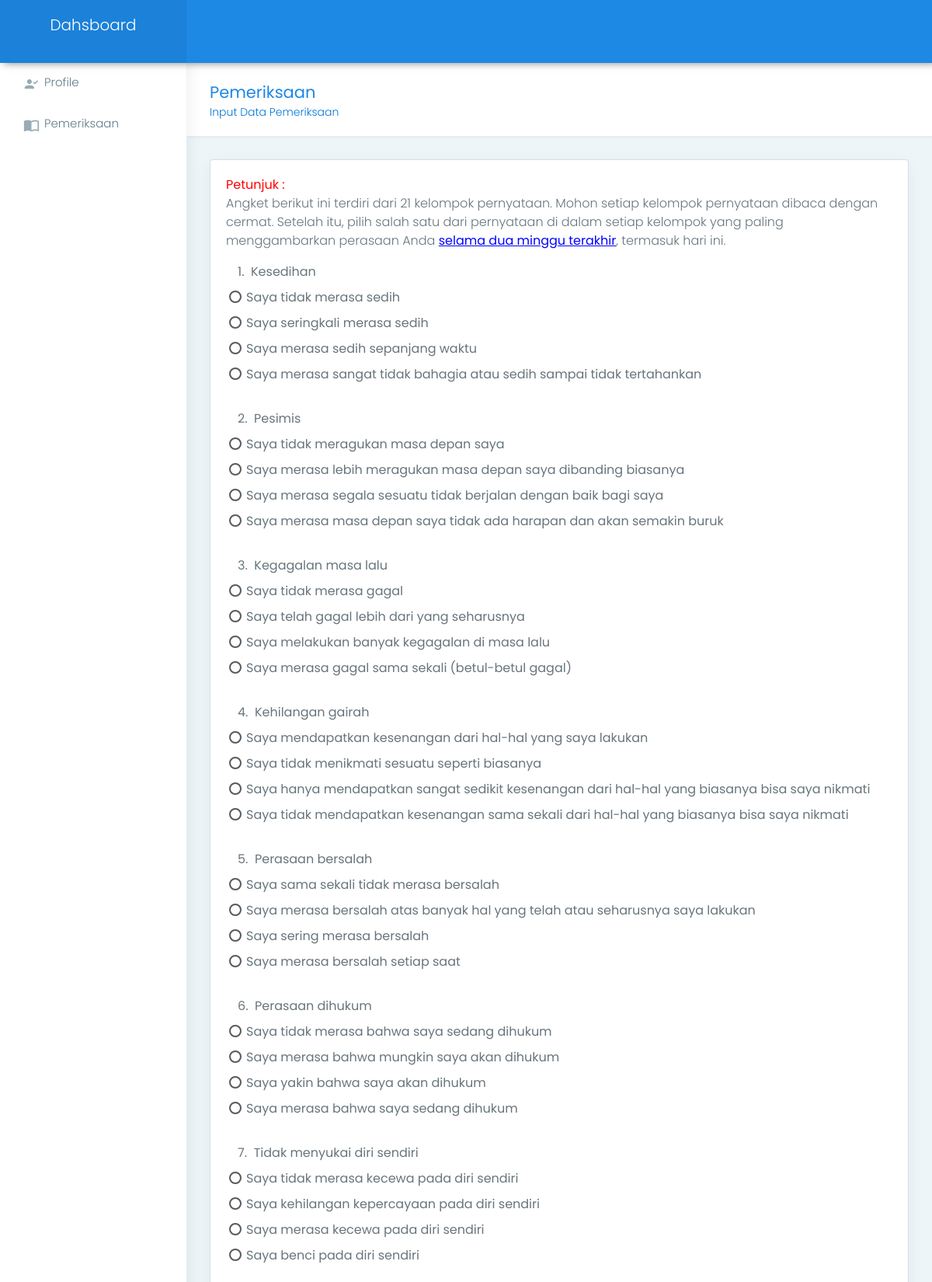
The app's page /index.php/back/pemeriksaan (upper part) with its own data.
### tables this page shows
CREATE TABLE IF NOT EXISTS `tb_kategori` (
  `id_kategori` varchar(5) NOT NULL,
  `id_faktor` varchar(5) NOT NULL,
  `kategori` text NOT NULL,
  `bobot_kat` float NOT NULL
);

CREATE TABLE IF NOT EXISTS `tb_gejala` (
  `id_gejala` varchar(5) NOT NULL,
  `gejala` text NOT NULL,
  `bobot_gj` float NOT NULL,
  `id_kategori` varchar(5) NOT NULL
);

### application/controllers/back/Pemeriksaan.php (called while the page is built, shortened)
<?php if ( ! defined('BASEPATH')) exit('No direct script access allowed');
class Pemeriksaan extends CI_Controller {
	public function __construct()	{
		$this->load->library('session');
    $this->load->helper('form');
    $this->load->helper('url');
    $this->load->model('back/M_pemeriksaan');
    $this->load->model('back/M_faktor');
    $this->load->model('back/M_gejala');
    $this->load->model('back/M_kategori');
	}
	public function index(){
    $data['kategori'] = $this->M_pemeriksaan->get_kategori();
    $data['faktor'] = $this->M_faktor->get_faktor();
	$data['pertanyaan'] = $this->M_kategori->get_kategori();
	$data['username'] = $this->session->userdata('username');
	$data['id_user'] = $this->session->userdata('id_user');
	$this->load->view('back/temp/head');
    $this->load->view('back/temp/sidebar');
    $this->load->view('back/pemeriksaan/input_pemeriksaan',$data);
    $this->load->view('back/temp/footer');
	}
}

### index.php (called while the page is built, shortened)
<?php
require_once BASEPATH.'core/CodeIgniter.php';

### application/models/back/M_kategori.php (called while the page is built, shortened)
<?php  if ( ! defined('BASEPATH')) exit('No direct script access allowed');
class M_kategori extends CI_Model {
	public function get_kategori() {
   		$query = $this->db->get('tb_kategori');
		return $query->result_array();
	}
}
?>

### application/models/back/M_gejala.php (called while the page is built, shortened)
<?php  if ( ! defined('BASEPATH')) exit('No direct script access allowed');
class M_gejala extends CI_Model {
	public function get_gejalaByCat($kategori) {
		$this->db->select('*');
		$this->db->where('id_kategori', $kategori);
   		$query = $this->db->get('tb_gejala');
		return $query->result_array();
	}
}
?>

### application/views/back/pemeriksaan/input_pemeriksaan.php (the view, shortened to what this page needs)
<div class="page-wrapper">
	<div class="container-fluid">
		<div class="row page-titles">
			<div class="col-md-5 col-8 align-self-center">
				<h3 class="text-themecolor">Pemeriksaan</h3>
				<ol class="breadcrumb">
					<li class="breadcrumb-item"><a href="javascript:void(0)">Input Data Pemeriksaan</a></li>
				</ol>
			</div>
		</div>
		<div class="row">
			<div class="col-lg-12">
				<div class="card">
					<div class="card-block">
								<font color="red"><b>Petunjuk : </b></font></br>
							<p>Angket berikut ini terdiri dari 21 kelompok pernyataan. Mohon setiap kelompok pernyataan dibaca dengan cermat. Setelah itu, pilih salah satu dari pernyataan di dalam setiap kelompok yang paling menggambarkan perasaan Anda <font color="blue"><b><u>selama dua minggu terakhir</u></b></font>, termasuk hari ini.</p>
						<form class="form-material" action="<?php echo base_url(). 'back/pemeriksaan/tambah_aksi'; ?>" method="POST">
							<table width="70%" border="0" cellspacing="0" cellpadding="0" class="table table-striped">
								<?php $no=1;
								$i=1;
								foreach($pertanyaan as $pr) {?>
								<div class="form-group">
									<label for="" class="col-lg-6">
										<?php echo $no++; ?>.&nbsp <?php echo $pr['kategori'];?>
									</label>
									<?php
									$kategori = $pr['id_kategori'];
									$list_gejala=$this->M_gejala->get_gejalaByCat($kategori);
									foreach ($list_gejala as $key => $value) { ?>
									<div class="custom-radio">
										<label class="custom-control-label" for="<?php echo $value['id_gejala'];?>"><?php echo $value['gejala']; ?></label>
									</div>
									<?php } ?>
								</div>
								<?php $i++;}?>
							</table>
						</form>
					</div>
				</div>
			</div>
		</div>
	</div>

### asset/back/material-lite/lite/css/colors/blue.css (style rules this page uses)
.text-themecolor { color: #1e88e5 !important; }

### records on screen
tb_kategori: kategori "Kesedihan"
tb_gejala: gejala "Saya tidak merasa sedih"
tb_gejala: gejala "Saya seringkali merasa sedih"
tb_gejala: gejala "Saya merasa sedih sepanjang waktu"
tb_gejala: gejala "Saya merasa sangat tidak bahagia atau sedih sampai tidak tertahankan"
tb_kategori: kategori "Pesimis"
tb_gejala: gejala "Saya tidak meragukan masa depan saya"
tb_gejala: gejala "Saya merasa lebih meragukan masa depan saya dibanding biasanya"
tb_gejala: gejala "Saya merasa segala sesuatu tidak berjalan dengan baik bagi saya"
tb_gejala: gejala "Saya merasa masa depan saya tidak ada harapan dan akan semakin buruk"
tb_kategori: kategori "Kegagalan masa lalu"
tb_gejala: gejala "Saya tidak merasa gagal"
tb_gejala: gejala "Saya telah gagal lebih dari yang seharusnya"
tb_gejala: gejala "Saya melakukan banyak kegagalan di masa lalu"
tb_gejala: gejala "Saya merasa gagal sama sekali (betul-betul gagal)"
tb_kategori: kategori "Kehilangan gairah"
tb_gejala: gejala "Saya mendapatkan kesenangan dari hal-hal yang saya lakukan"
tb_gejala: gejala "Saya tidak menikmati sesuatu seperti biasanya"
tb_gejala: gejala "Saya hanya mendapatkan sangat sedikit kesenangan dari hal-hal yang biasanya bisa saya nikmati"
tb_gejala: gejala "Saya tidak mendapatkan kesenangan sama sekali dari hal-hal yang biasanya bisa saya nikmati"
tb_kategori: kategori "Perasaan bersalah"
tb_gejala: gejala "Saya sama sekali tidak merasa bersalah"
tb_gejala: gejala "Saya merasa bersalah atas banyak hal yang telah atau seharusnya saya lakukan"
tb_gejala: gejala "Saya sering merasa bersalah"
tb_gejala: gejala "Saya merasa bersalah setiap saat"
tb_kategori: kategori "Perasaan dihukum"
tb_gejala: gejala "Saya tidak merasa bahwa saya sedang dihukum"
tb_gejala: gejala "Saya merasa bahwa mungkin saya akan dihukum"
tb_gejala: gejala "Saya yakin bahwa saya akan dihukum"
tb_gejala: gejala "Saya merasa bahwa saya sedang dihukum"
tb_kategori: kategori "Tidak menyukai diri sendiri"
tb_gejala: gejala "Saya tidak merasa kecewa pada diri sendiri"
tb_gejala: gejala "Saya kehilangan kepercayaan pada diri sendiri"
tb_gejala: gejala "Saya merasa kecewa pada diri sendiri"
tb_gejala: gejala "Saya benci pada diri sendiri"
